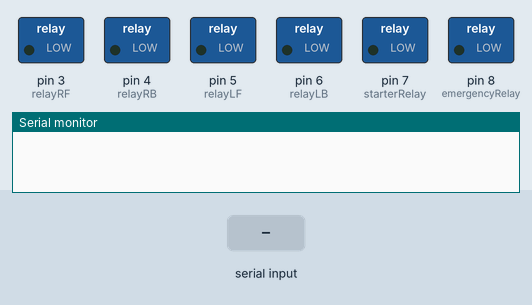
Recording of a sketch running on a simulated Arduino Mega 2560, built with avr-gcc and run on an emulated ATmega2560. Parts: switched loads named in the sketch (green lamp = pin HIGH), the last lines printed to the serial monitor. The inputs (shaded band) are chosen by the test bench.

Above: at 1.2 s.
1.3 s: "y" received over Serial
At 2.1 s:
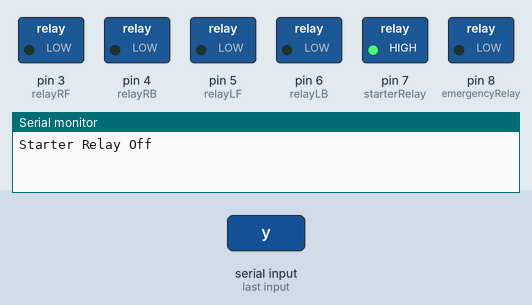
2.8 s: "1" received over Serial
At 3.3 s:
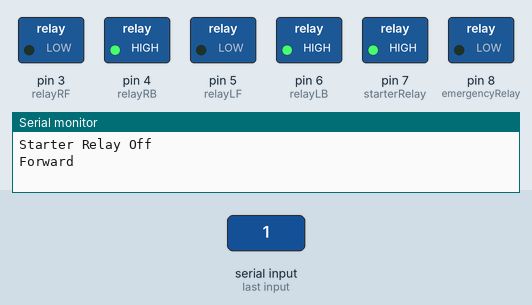
4.3 s: "x" received over Serial
At 5.5 s:
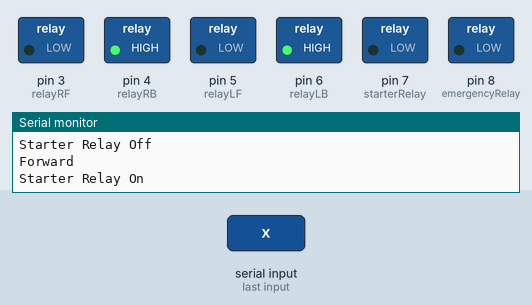
5.8 s: "3" received over Serial
At 6.8 s:
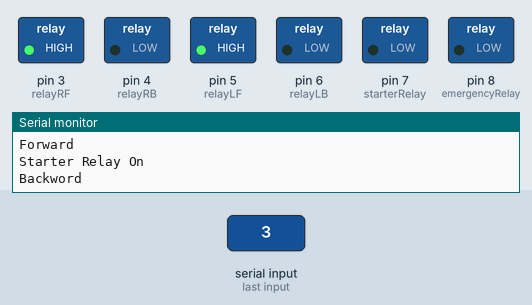
7.3 s: "2" received over Serial
At 7.9 s:
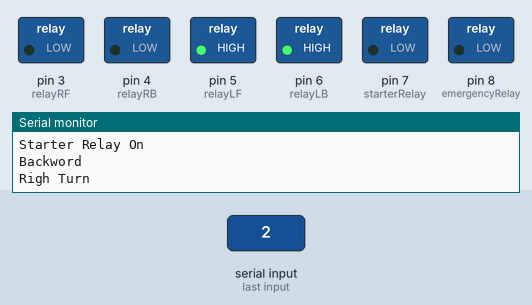
8.8 s: "4" received over Serial
At 9.1 s:
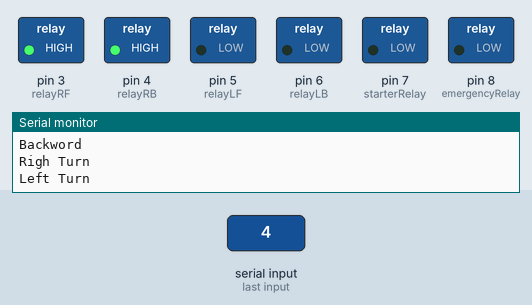
Timing chart, 0 to 11.3 s (numbered marks = the images above; inputs shaded):
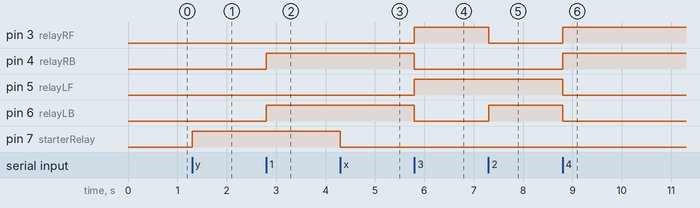

The sketch:

grass_cutter_machine_testing.ino
```cpp
int value = 0;
#define starterRelay 7
#define emergencyRelay 8
#define relayRF 3
#define relayRB 4
#define relayLF 5
#define relayLB 6

//Ultra Sonic

#define trig1 9
#define trig2 10
#define trig3 11
#define trig4 12
#define trig5 13
#define trig6 14
#define trig7 15
#define trig8 16

#define echo1 17
#define echo2 18
#define echo3 19
#define echo4 20
#define echo5 21
#define echo6 22
#define echo7 23
#define echo8 24


void setup() {

  pinMode (starterRelay, OUTPUT);
  pinMode (emergencyRelay, OUTPUT);
  pinMode (relayRF, OUTPUT);
  pinMode (relayRB, OUTPUT);
  pinMode (relayLF, OUTPUT);
  pinMode (relayLB, OUTPUT);

  pinMode(trig1,OUTPUT);
  pinMode(trig2,OUTPUT);
  pinMode(trig3,OUTPUT);
  pinMode(trig4,OUTPUT);
  pinMode(trig5,OUTPUT);
  pinMode(trig6,OUTPUT);
  pinMode(trig7,OUTPUT);
  pinMode(trig8,OUTPUT);

  pinMode(echo1,INPUT);
  pinMode(echo2,INPUT);
  pinMode(echo3,INPUT);
  pinMode(echo4,INPUT);
  pinMode(echo5,INPUT);
  pinMode(echo6,INPUT);
  pinMode(echo7,INPUT);
  pinMode(echo8,INPUT);

  Serial.begin(9600);
}

void loop() {

  if(Serial.available()){
    char serialValue = Serial.read();

    EmergencyStop(serialValue);
    StarterMotor(serialValue);
    Movement(serialValue);
  }
}

void StarterMotor (char value){

  if (value == 'x'){

    digitalWrite (starterRelay, LOW);
    Serial.println("Starter Relay On");
  }

  if (value == 'y'){

    digitalWrite (starterRelay, HIGH);
    Serial.println("Starter Relay Off");
  }
}

void EmergencyStop (char value){

  if (value == 'R'){

    digitalWrite(emergencyRelay, LOW);
    Serial.println("EMERGENCY STOP!!");
  }
}

void Movement (char value){

  if (value == '1'){

    digitalWrite(relayRF, LOW);
    digitalWrite(relayRB, HIGH);
    digitalWrite(relayLF, LOW);
    digitalWrite(relayLB, HIGH);

    Serial.println("Forward");

   }

   if (value == '3'){

     digitalWrite(relayRF, HIGH);
     digitalWrite(relayRB, LOW);
     digitalWrite(relayLF, HIGH);
     digitalWrite(relayLB, LOW);

     Serial.println("Backword");

   }

    if (value == '2'){

     digitalWrite(relayRF, LOW);
     digitalWrite(relayRB, LOW);
     digitalWrite(relayLF, HIGH);
     digitalWrite(relayLB, HIGH);

     Serial.println("Righ Turn");

    }

    if (value == '4'){

      digitalWrite(relayRF, HIGH);
      digitalWrite(relayRB, HIGH);
      digitalWrite(relayLF, LOW);
      digitalWrite(relayLB, LOW);

      Serial.println("Left Turn");

    }
}
/*
void Ultrasonic(){

  digitalWrite(trig1,LOW);
  delayMicroseconds(2);
  digitalWrite(trig1,HIGH);
  delayMicroseconds(10);
  digitalWrite(trig1,LOW);

  long t1 = pulseIn(echo1,HIGH);
  long distance1 = t1/29/2;

  digitalWrite(trig2,LOW);
  delayMicroseconds(2);
  digitalWrite(trig2,HIGH);
  delayMicroseconds(10);
  digitalWrite(trig2,LOW);

  long t2 = pulseIn(echo2,HIGH);
  long distance2 = t2/29/2;

  digitalWrite(trig3,LOW);
  delayMicroseconds(2);
  digitalWrite(trig3,HIGH);
  delayMicroseconds(10);
  digitalWrite(trig3,LOW);

  long t3 = pulseIn(echo3,HIGH);
  long distance3 = t1/29/2;

  digitalWrite(trig1,LOW);
  delayMicroseconds(2);
  digitalWrite(trig1,HIGH);
  delayMicroseconds(10);
  digitalWrite(trig1,LOW);

  long t1 = pulseIn(echo1,HIGH);
  long distance1 = t1/29/2;

  digitalWrite(trig1,LOW);
  delayMicroseconds(2);
  digitalWrite(trig1,HIGH);
  delayMicroseconds(10);
  digitalWrite(trig1,LOW);

  long t1 = pulseIn(echo1,HIGH);
  long distance1 = t1/29/2;

  digitalWrite(trig1,LOW);
  delayMicroseconds(2);
  digitalWrite(trig1,HIGH);
  delayMicroseconds(10);
  digitalWrite(trig1,LOW);

  long t1 = pulseIn(echo1,HIGH);
  long distance1 = t1/29/2;

  digitalWrite(trig1,LOW);
  delayMicroseconds(2);
  digitalWrite(trig1,HIGH);
  delayMicroseconds(10);
  digitalWrite(trig1,LOW);

  long t1 = pulseIn(echo1,HIGH);
  long distance1 = t1/29/2;

} */
```

Measured:
- after the input at 1.3 s, pin 7 (starterRelay): LOW → HIGH at once
- after the input at 2.8 s, pin 4 (relayRB), pin 6 (relayLB): LOW → HIGH at once
- after the input at 4.3 s, pin 7 (starterRelay): HIGH → LOW at once
- after the input at 5.8 s, pin 3 (relayRF), pin 5 (relayLF): LOW → HIGH at once; pin 4 (relayRB), pin 6 (relayLB): HIGH → LOW at once
- after the input at 7.3 s, pin 3 (relayRF): HIGH → LOW at once; pin 6 (relayLB): LOW → HIGH at once
- after the input at 8.8 s, pin 3 (relayRF), pin 4 (relayRB): LOW → HIGH at once; pin 5 (relayLF), pin 6 (relayLB): HIGH → LOW at once
